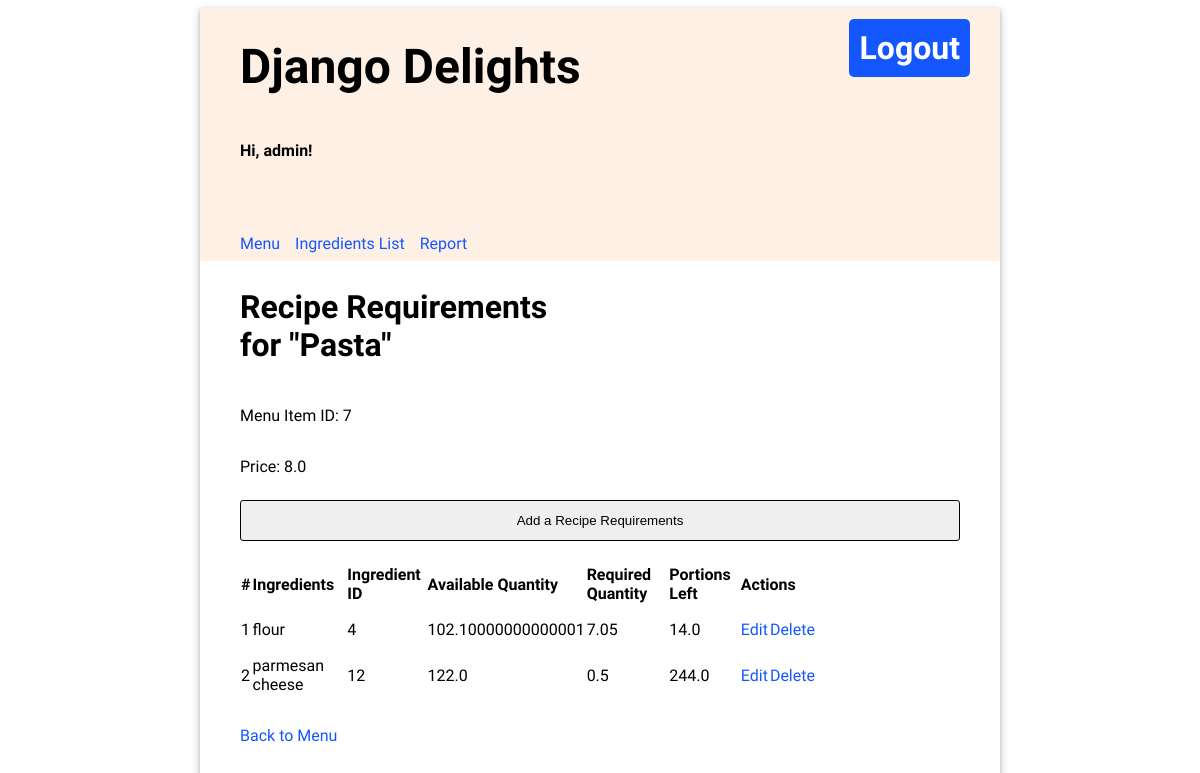
The page /recipe-requirements/7 (signed in) on the database as committed earlier.
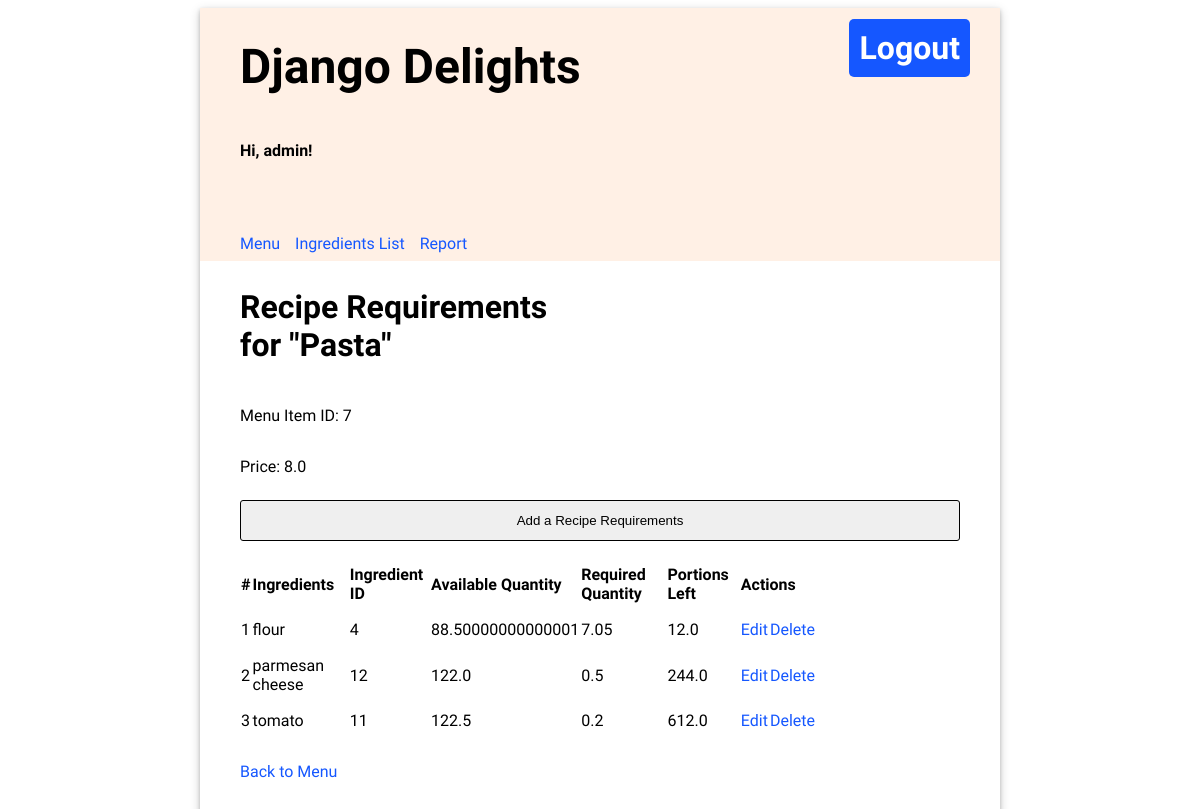
The same page on the database as committed later.
### inventory/models.py (models this page shows, shortened)
class Ingredient(models.Model):
    name = models.CharField(max_length=100, unique=True)
    quantity = models.FloatField(default=0.0)
    unit = models.CharField(max_length=20)
    unit_price = models.FloatField(default=0.0)
    class Meta:
        ordering = ['quantity']

class RecipeRequirements(models.Model):
    menu_item = models.ForeignKey(MenuItem, related_name='menu_req', on_delete=models.CASCADE, db_constraint=False)
    ingredient = models.ForeignKey(Ingredient, related_name='ingredient_req', on_delete=models.CASCADE, db_constraint=False)
    quantity = models.FloatField(default=0.0)

### inventory/views.py (the view)
# urls.py: path('recipe-requirements/<int:pk>', views.recipe_requrements_table, name='recipe-requirements'),
@login_required
def recipe_requrements_table(request, pk):
    template = loader.get_template('inventory/recipe-req.html')
    given_menu_item = MenuItem.objects.get(id=pk)
    recipe_reqs = RecipeRequirements.objects.all().values()
    rows_list = list()
    for item in recipe_reqs:
        if item['menu_item_id'] == pk:
            rows_list.append(Ingredient.objects.get(id=item['ingredient_id']).name)
            rows_list.append(item['ingredient_id'])
            rows_list.append(Ingredient.objects.get(id=item['ingredient_id']).quantity)
            rows_list.append(item['quantity'])
            rows_list.append(Ingredient.objects.get(id=item['ingredient_id']).quantity // item['quantity'])
    list_for_table = list(split_list(rows_list, 5))
    context = {
        'given_menu_item': given_menu_item,
        'list_for_table': list_for_table,
    }
    return HttpResponse(template.render(context, request))

### inventory/models.py (called while the page is built)
    def __str__(self):
        return f'{self.title}'

### inventory/views.py (called while the page is built)
def split_list(lst, step):
    for i in range(0, len(lst), step):
        yield lst[i:i + step]

### inventory/templates/inventory/recipe-req.html (shortened to what this page needs)
{% extends 'base.html' %}
{% block content %}
<div><h2>Recipe Requirements <br> for "{{ given_menu_item }}"</h2></div>
<div><p>Menu Item ID: {{ given_menu_item.id }}</p></div>
<div><p>Price: {{ given_menu_item.price }}</p></div>
<input
    type='button'
    value='Add a Recipe Requirements'
    onclick='location.href="{% url "recipe-requirements-add" given_menu_item.id %}"'
/>
<table border='0'>
    <thead>
        <th>#</th>
        <th>Ingredients</th>
        <th>Ingredient ID</th>
        <th>Available Quantity</th>
        <th>Required Quantity</th>
        <th>Portions Left</th>
        <th colspan="2">Actions</th>
    </thead>
    <tbody>
        {% for item in list_for_table %}
        <tr>
            <td>{{ forloop.counter }}</td>
            <td>{{ item.0 }}</td>
            <td>{{ item.1 }}</td>
            <td>{{ item.2 }}</td>
            <td>{{ item.3 }}</td>
            <td>{% if item.4 > 1 %}
                    {{ item.4 }}
                {% elif item.4 == 1.0 %}
                    One portion left!
                {% else %}
                    Not enough ingredients for recipe!
                {% endif %}
            </td>
            <td><a href="edit/{{ given_menu_item.id }}/{{ item.1 }}">Edit</td>
            <td><a href='recipe-requirements-delete/{{ given_menu_item.id }}/{{ item.1 }}'>Delete</a></td>
        </tr>
        {% endfor %}
    </tbody>
</table>
<p><a href="{% url "menu" %}">Back to Menu</p>
{% endblock %}

Rows that differ between the two databases and show on the page:
now on this page (row unchanged): Ingredient: name "tomato", quantity "122.5"
added RecipeRequirements: quantity "0.2"
Other text that changed with them:
new list line: "1 4 12.0 Edit Delete"
new list line: "flour 88.50000000000001"
new list line: "7.05"
new list line: "3 11 612.0 Edit Delete"
list line gone: "1 4 14.0 Edit Delete"
list line gone: "flour 102.10000000000001"
list line gone: "7.05"
